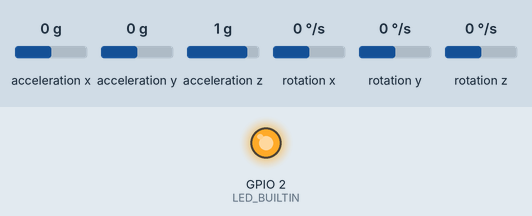
The sketch below on a simulated ESP32. On the bench: output pins drawn as LEDs (lit = HIGH). Wiring (inferred from the names in the program): MPU-6050 motion sensor at I2C address 0x68. The test bench sets the inputs (shaded band); at power-on: acceleration x 0 g, acceleration y 0 g, acceleration z 1 g, rotation x 0 °/s, rotation y 0 °/s, rotation z 0 °/s. Nothing arrives over Bluetooth unless stated; what the sketch prints to the serial monitor is not drawn.

Above: at 0.1 s.
At 0.6 s:
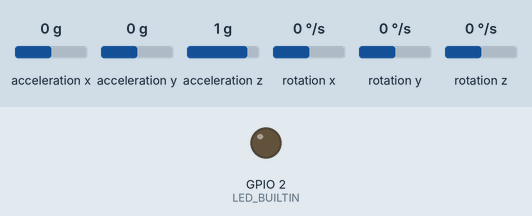
Timing chart, 0 to 2.1 s (numbered marks = the images above):
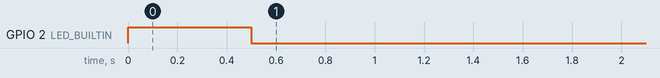

The sketch:

ArduinoMasterCode.ino
```cpp
// The function GetQuaternion is Mahony_Update in https://github.com/jremington/MPU-6050-Fusion

#include <Wire.h>
#include <BluetoothSerial.h>

#define bluetoothCommunication true
#define bluetoothName "CLIENT-HANDS"
#define bluetoothPin "1234"
#define sizeData 3

#define MPU_addr 0x68
#define gscale ((250./32768.0)*(PI/180.0))

#define CALIB_ITERATIONS 600

float A_off[6] = {0.0, 0.0, 0.0, 1.000, 1.000, 1.000};
float G_off[3] = {0.0, 0.0, 0.0};


float quaternion[4] = {1.0, 0.0, 0.0, 0.0};
float Ki = 0.005;
float Kp = 60;
float gzAux = 0;

BluetoothSerial SerialBT;

void BluetoothConnect();
void CalibSensor();
void ToQuaternion(float aX, float aY, float aZ, float gX, float gY, float gZ);
void InitSensor();
void ReadSensorMeasurements();
void CalculateYPR(float ypr[]);
void SendData(float data[]);


void setup() {
  Serial.begin(115200);
  pinMode(LED_BUILTIN, OUTPUT);
  BluetoothConnect();
  InitSensor();

  // CalibSensor();
}

void loop() {
  float measurements[6];
  float ypr[3];

  static float deltaT = 0;
  static unsigned long now, last;

  ReadSensorMeasurements(measurements);

  now = micros();
  deltaT = (now - last) * 1.0e-6;
  delay(50);
  last = now;

  ToQuaternion(measurements, deltaT);
  CalculateYPR(ypr);
  SendData(ypr);
}

void InitSensor() {
  Wire.begin();
  Wire.beginTransmission(MPU_addr);
  Wire.write(0x6B);
  Wire.write(0);
  Wire.endTransmission(true);
}

void CalibSensor() {
  Serial.println("###################   CALIBRATION   ###################");

  float Axyz[3] = {0.0, 0.0, 0.0};
  float Gxyz[3] = {0.0, 0.0, 0.0};
  float AGxyz[6] = {0.0, 0.0, 0.0, 0.0, 0.0, 0.0};

  for(int i = 0; i < CALIB_ITERATIONS; i++) {
    ReadSensorMeasurements(AGxyz);

    if(i < (CALIB_ITERATIONS / 3)) {          // X index
      Axyz[0] += AGxyz[0];
      Gxyz[0] += AGxyz[3];
    }

    else if(i < 2 * (CALIB_ITERATIONS / 3)) { // Y index
      Axyz[1] += AGxyz[1];
      Gxyz[1] += AGxyz[4];
    }

    else if(i < 3 * (CALIB_ITERATIONS / 3)) { // Z index
      Axyz[2] += AGxyz[2];
      Gxyz[2] += AGxyz[5];
    }
  }

  A_off[0] = Axyz[0] / (CALIB_ITERATIONS / 3);
  A_off[1] = Axyz[1] / (CALIB_ITERATIONS / 3);
  A_off[2] = Axyz[2] / (CALIB_ITERATIONS / 3);

  G_off[0] = Gxyz[0] / (CALIB_ITERATIONS / 3);
  G_off[1] = Gxyz[1] / (CALIB_ITERATIONS / 3);
  G_off[2] = Gxyz[2] / (CALIB_ITERATIONS / 3);

  Serial.print("Acc calib: ");
  for(int i = 0; i < 3; i++) {

    Serial.print(A_off[i]);
    Serial.print(" ");
  }
  Serial.println();

  Serial.print("Gyro calib: ");
  for(int i = 0; i < 3; i++) {

    Serial.print(G_off[i]);
    Serial.print(" ");
  }
  Serial.println();
}

void ReadSensorMeasurements(float AGxyz[]) {

  // float AGxyz[6]; //0..2 Axyz, 3..5 Gxyz
  int16_t ax, ay, az, gx, gy, gz, tmp;

  Wire.beginTransmission(MPU_addr);
  Wire.write(0x3B);  // starting with register 0x3B (ACCEL_XOUT_H)
  Wire.endTransmission(false);
  Wire.requestFrom(MPU_addr, 14); // request a total of 14 registers

  int t = Wire.read() << 8;

  ax = t | Wire.read(); // 0x3B (ACCEL_XOUT_H) & 0x3C (ACCEL_XOUT_L)
  t = Wire.read() << 8;
  ay = t | Wire.read(); // 0x3D (ACCEL_YOUT_H) & 0x3E (ACCEL_YOUT_L)
  t = Wire.read() << 8;
  az = t | Wire.read(); // 0x3F (ACCEL_ZOUT_H) & 0x40 (ACCEL_ZOUT_L)
  t = Wire.read() << 8;
  tmp = t | Wire.read(); // 0x41 (TEMP_OUT_H) & 0x42 (TEMP_OUT_L)
  t = Wire.read() << 8;
  gx = t | Wire.read(); // 0x43 (GYRO_XOUT_H) & 0x44 (GYRO_XOUT_L)
  t = Wire.read() << 8;
  gy = t | Wire.read(); // 0x45 (GYRO_YOUT_H) & 0x46 (GYRO_YOUT_L)
  t = Wire.read() << 8;
  gz = t | Wire.read(); // 0x47 (GYRO_ZOUT_H) & 0x48 (GYRO_ZOUT_L)

  AGxyz[0] = (float) ax;
  AGxyz[1] = (float) ay;
  AGxyz[2] = (float) az;

  for (int i = 0; i < 3; i++) {
    AGxyz[i] = (AGxyz[i] - A_off[i]) * A_off[i + 3];
  }

  AGxyz[3] = ((float) gx - G_off[0]) * gscale;
  AGxyz[4] = ((float) gy - G_off[1]) * gscale;
  AGxyz[5] = ((float) gz - G_off[2]) * gscale;
}

void CalculateYPR(float ypr[]) {
  float yaw, pitch, roll;

  yaw   = -atan2((quaternion[1] * quaternion[2] + quaternion[0] * quaternion[3]), 0.5 - (quaternion[2] * quaternion[2] + quaternion[3] * quaternion[3]));
  pitch = asin(2.0 * (quaternion[0] * quaternion[2] - quaternion[1] * quaternion[3]));
  roll  = atan2((quaternion[0] * quaternion[1] + quaternion[2] * quaternion[3]), 0.5 - (quaternion[1] * quaternion[1] + quaternion[2] * quaternion[2]));

  yaw *= 180.0 / PI;
  pitch *= 180.0 / PI;
  roll *= 180.0 / PI;

  ypr[0] = yaw;
  ypr[1] = pitch;
  ypr[2] = roll;
}

void SendData(float data[]) {

  if(bluetoothCommunication)
      SerialBT.write((uint8_t*)data, sizeData * sizeof(float));

  for (int i = 0; i < sizeData; i++) {

    Serial.print(data[i]);

    if (i != sizeData - 1) {
      Serial.print(", ");
    }
    else {
      Serial.println("");
    }
  }
}

void BluetoothConnect() {
  if(bluetoothCommunication) {
    SerialBT.begin(bluetoothName);
    SerialBT.setPin(bluetoothPin);

    do {
      digitalWrite(LED_BUILTIN, HIGH);
      delay(500);
      digitalWrite(LED_BUILTIN, LOW);
      delay(500);
    }
    while (!SerialBT.connected());

    digitalWrite(LED_BUILTIN, LOW);
  }
}

void ToQuaternion(float AGxyz[], float deltaT) {
  float recipNorm;
  float ax = AGxyz[0],
        ay = AGxyz[1],
        az = AGxyz[2];
  float gx = AGxyz[3],
        gy = AGxyz[4],
        gz = AGxyz[5];
  float vx, vy, vz;
  float ex, ey, ez;  //error terms
  float qa, qb, qc;
  static float ix = 0.0, iy = 0.0, iz = 0.0;  //integral feedback terms
  float tmp;

  // Compute feedback only if accelerometer measurement valid (avoids NaN in accelerometer normalisation)
  tmp = ax * ax + ay * ay + az * az;
  if (tmp > 0.0)
  {

    // Normalise accelerometer (assumed to measure the direction of gravity in body frame)
    recipNorm = 1.0 / sqrt(tmp);
    ax *= recipNorm;
    ay *= recipNorm;
    az *= recipNorm;

    // Estimated direction of gravity in the body frame (factor of two divided out)
    vx = quaternion[1] * quaternion[3] - quaternion[0] * quaternion[2];  //to normalize these terms, multiply each by 2.0
    vy = quaternion[0] * quaternion[1] + quaternion[2] * quaternion[3];
    vz = quaternion[0] * quaternion[0] - 0.5f + quaternion[3] * quaternion[3];

    // Error is cross product between estimated and measured direction of gravity in body frame
    // (half the actual magnitude)
    ex = (ay * vz - az * vy);
    ey = (az * vx - ax * vz);
    ez = (ax * vy - ay * vx);

    // Compute and apply to gyro term the integral feedback, if enabled
    if (Ki > 0.0f) {
      ix += Ki * ex * deltaT;  // integral error scaled by Ki
      iy += Ki * ey * deltaT;
      iz += Ki * ez * deltaT;
      gx += ix;  // apply integral feedback
      gy += iy;
      gz += iz;
    }

    // Apply proportional feedback to gyro term
    gx += Kp * ex;
    gy += Kp * ey;
    gz += Kp * ez;
  }

  // gzAux = gz;

  // if(abs(gz - gzAux) < 0.01)
  //   Serial.print(gz);


  // Integrate rate of change of quaternion, q cross gyro term
  deltaT = 0.5 * deltaT;
  gx *= deltaT;   // pre-multiply common factors
  gy *= deltaT;
  gz *= deltaT;
  qa = quaternion[0];
  qb = quaternion[1];
  qc = quaternion[2];
  quaternion[0] += (-qb * gx - qc * gy - quaternion[3] * gz);
  quaternion[1] += (qa * gx + qc * gz - quaternion[3] * gy);
  quaternion[2] += (qa * gy - qb * gz + quaternion[3] * gx);
  quaternion[3] += (qa * gz + qb * gy - qc * gx);

  // renormalise quaternion
  recipNorm = 1.0 / sqrt(quaternion[0] * quaternion[0] + quaternion[1] * quaternion[1] + quaternion[2] * quaternion[2] + quaternion[3] * quaternion[3]);
  quaternion[0] = quaternion[0] * recipNorm;
  quaternion[1] = quaternion[1] * recipNorm;
  quaternion[2] = quaternion[2] * recipNorm;
  quaternion[3] = quaternion[3] * recipNorm;
}
```
